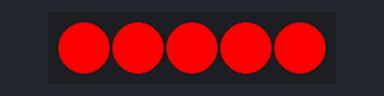
This sketch was run on a simulated Arduino Uno, built with avr-gcc and run on an emulated ATmega328P. On the bench: 5 RGB LEDs in strip order, left to right. What the sketch prints to the serial monitor is not drawn.

Above: at 0.1 s.
At 2.1 s:
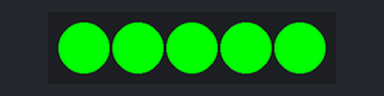
At 4.1 s:
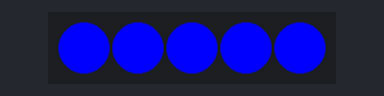
At 6.1 s:
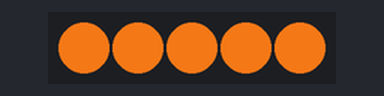
Timing chart, 0 to 129.5 s (numbered marks = the images above):
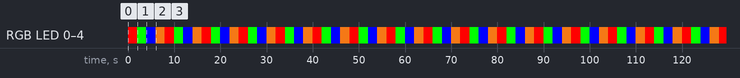

The sketch:

Task1.ino
```cpp
/*PHTOTOSYNTHESIS, Task 1 : Change the LED's color . */

/*Library*/
#include <Arduino.h>
// LED's library
#include<FastLED.h>

/*GPIO*/
//LED pin
#define LED_PIN 16

/*Variable*/
//Number of the LEDs
#define NUM_LEDS 5
/*Variable*/
// Number of colors ( red, blue, green, yellow)
int num_color = 4;
// Value of the flower's color ( Red =0, Blue = 1, Green =2, Yellow= 3)
int color;

/*Obejct*/
//LED
CRGB leds[NUM_LEDS];

/* ************************************************************************/
/* ****************************** FUNCTION ********************************/
/* ************************************************************************/

//link RGB code : https://www.w3schools.com/colors/colors_picker.asp

//The blue_color() function allows to light the bionic flower in blue
void blue_color()
{
  for (int i = 0; i < NUM_LEDS; i++) {
    leds[i] = CRGB(0,0,255);
  }
  FastLED.show();
}

//The green_color() function allows to light the bionic flower in green
void green_color()
{
  for (int i = 0; i < NUM_LEDS; i++) {
    leds[i] = CRGB(0,255,0);//Vert
  }
  FastLED.show();
}

//The red_color() function allows to light the bionic flower in red
void red_color()
{
  for (int i = 0; i < NUM_LEDS; i++) {
    leds[i] = CRGB(255,0,0);
  }
  FastLED.show();
}

//The yellow_color() function allows to light the bionic flower in yellow
void yellow_color()
{
  for (int i = 0; i < NUM_LEDS; i++) {
    leds[i] = CRGB(223,109,20);
  }
  FastLED.show();
}

//The black_color() function allows to turn off the bionic flower
void black_color()
{
  for (int i = 0; i < NUM_LEDS; i++) {
    leds[i] = CRGB(0,0,0);
  }
  FastLED.show();
}


/* ************************************************************************/
/* ***************************** SETUP FUNCTION ***************************/
/* ************************************************************************/
void setup()
{
 //Serial monitor communication
 Serial.begin(9600);
 Serial.println("Photosynthesis : Task 1");

 //LED initialisation
 FastLED.addLeds<NEOPIXEL,LED_PIN>(leds,NUM_LEDS);
 black_color();

 color = 0;

}


/* ************************************************************************/
/* ***************************** LOOP FUNCTION ****************************/
/* ************************************************************************/
void loop()
{

    color= color+1;
   // Change the flower's color
   if (color == 1)
   {
    red_color();
   }
   else if (color == 2)
   {
    green_color();
   }
   else if (color == 3)
   {
    blue_color();
   }
   else if (color == 4)
   {
    yellow_color();
    color=0;
   }

   delay(2000);

}
```

Measured:
- by itself, RGB LED 0–4: repeats every 8.0 s: RGB(0, 255, 0) 2.0 s, RGB(0, 0, 255) 2.0 s, RGB(223, 109, 20) 2.0 s, RGB(255, 0, 0) 2.0 s
- by itself, everything shown: repeats every 8.0 s, in 4 steps
- what the display in image 1 shows lasts 2.0 s, from 2.0 s to 4.0 s
